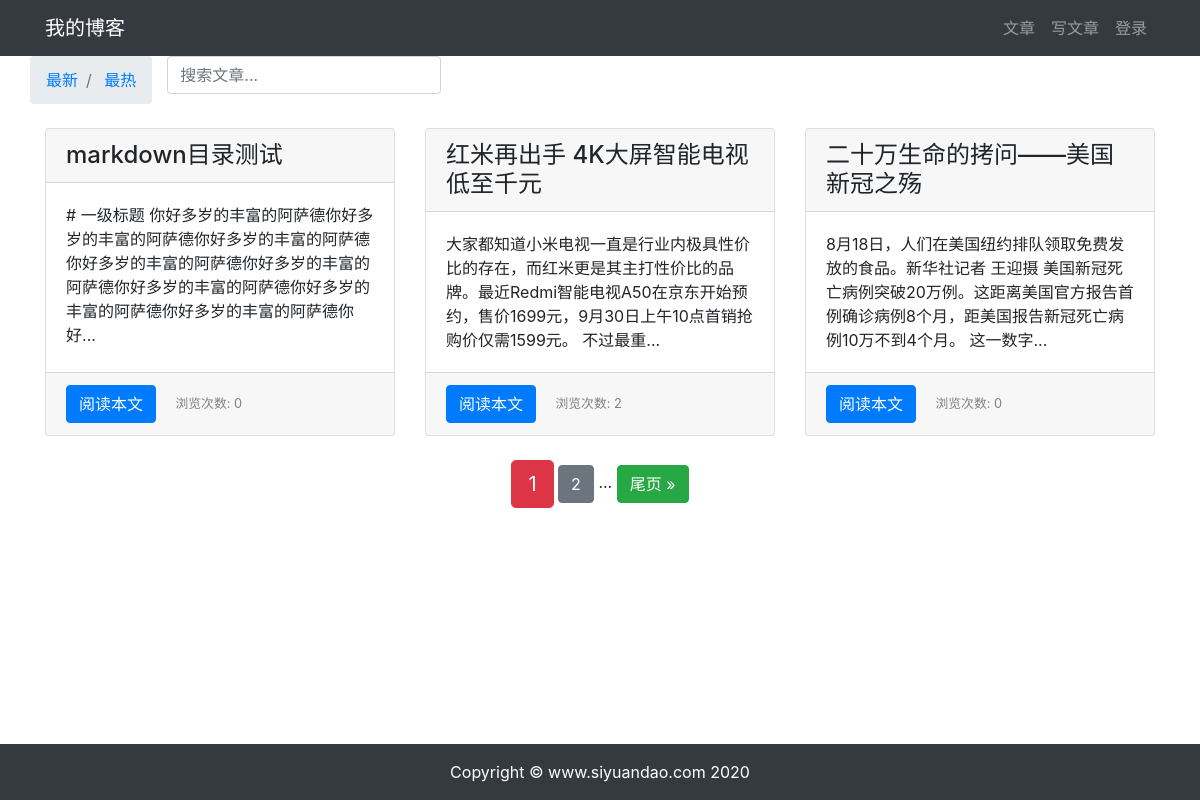
/article/article-list, run on an earlier commit of the app's database.
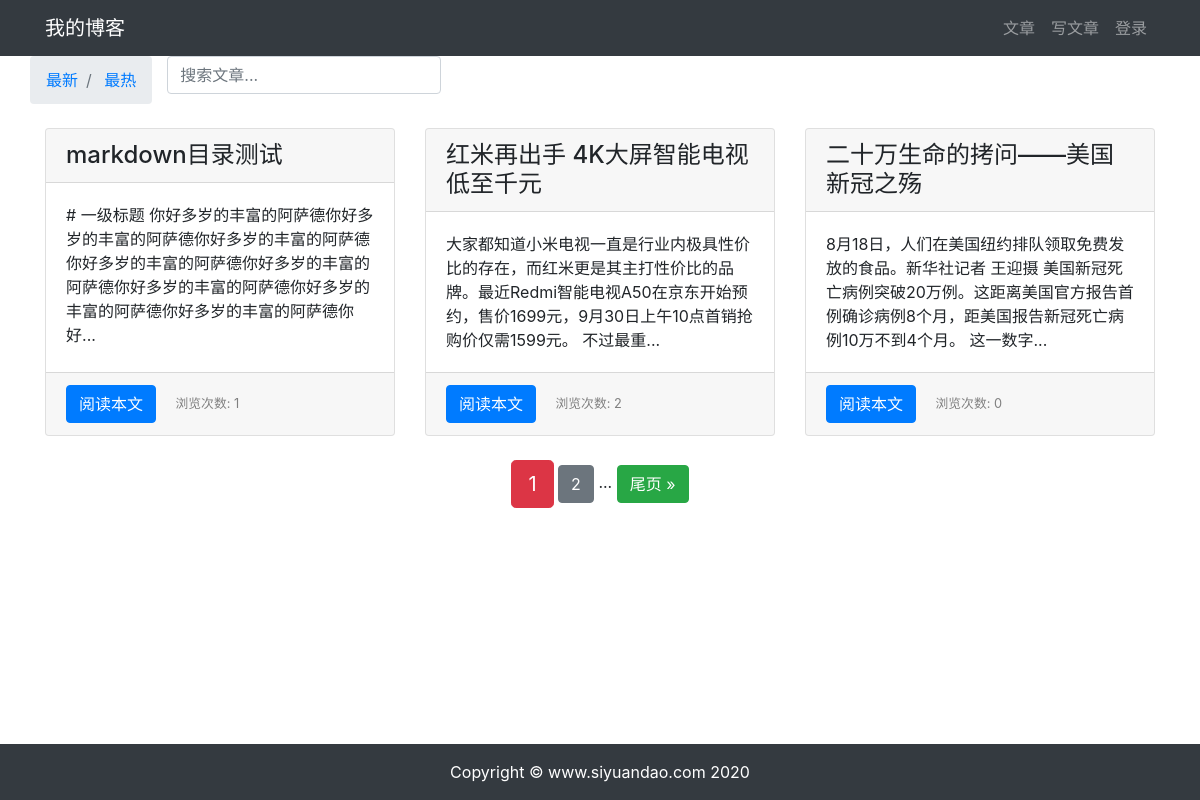
And on a later commit of the database.
### article/models.py (models this page shows, shortened)
class ArticlePost(models.Model):
    total_views = models.PositiveIntegerField(default=0)
    author = models.ForeignKey(User, on_delete=models.CASCADE)
    title = models.CharField(max_length=100)
    body = models.TextField()
    created = models.DateTimeField(default=timezone.now)
    updated = models.DateTimeField(auto_now=True)
    class Meta:
        ordering = ('-created',)

### article/views.py (the view)
# urls.py: path("article-list", views.article_list, name="article_list"),
def article_list(request):
    search = request.GET.get("search")
    order = request.GET.get("order")
    if search:
        if order == "total_views":
            article_all = ArticlePost.objects.filter(
                Q(title__icontains=search) |
                Q(body__icontains=search)
            ).order_by("-total_views")
        else:
            article_all = ArticlePost.objects.filter(
                Q(title__icontains=search) |
                Q(body__icontains=search)
            ).order_by("-total_views")
    else:
        search = ""
        if order == "total_views":
            article_all = ArticlePost.objects.all().order_by("-total_views")
        else:
            article_all = ArticlePost.objects.all()
    paginator = Paginator(article_all, 3)
    page = request.GET.get('page')
    articles_page = paginator.get_page(page)
    context = {'articles_page': articles_page, "order": order, "search": search}
    return render(request, 'article/list.html', context)

### templates/article/list.html (shortened to what this page needs)
{% extends "base.html" %}
{% load static %}
{% block content %}
<div class="container">
    <div class="row">
        <nav aria-label="breadcrumb">
            <ol class="breadcrumb">
                <li class="breadcrumb-item">
                    <a href="{% url 'article:article_list' %}?search={{ search }}">
                        最新
                    </a>
                </li>
                <li class="breadcrumb-item">
                    <a href="{% url 'article:article_list' %}?order=total_views&search={{ search }}">
                        最热
                    </a>
                </li>
            </ol>
        </nav>
        <div class="col-auto mr-auto">
            <form class="form-inline" >
                <input type="text"
                    class="form-control mb-2 mr-sm-2"
                    name="search"
                    placeholder="搜索文章..."
                    required
                >
            </form>
        </div>
    </div>
    <div class="row mt-2">
        {% for article in articles_page %}
        <div class="col-4 mb-4">
            <div class="card h-100">
                <h4 class="card-header">{{ article.title }}</h4>
                <div class="card-body">
                    <p class="card-text">{{ article.body|slice:'100' }}...</p>
                </div>
                <div class="card-footer">
                    <a href="{% url 'article:article_detail' article.id %}" class="btn btn-primary">阅读本文</a>
                    <span>
                        <small class="col align-self-end" style="color: gray;">
                            浏览次数: {{ article.total_views }}
                        </small>
                    </span>
                </div>
            </div>
        </div>
        {% endfor %}
    </div>
</div>
<div class="pagination row">
    <div class="m-auto">
        <span class="step-links">
            <span class="current btn btn-danger btn-lg">
                {{ articles_page.number }}
            </span>
            {% if articles_page.has_next %}
                <a href="?page={{ articles_page.next_page_number }}&order={{ order }}&search={{ search }}"
                   class="btn btn-secondary"
                >
                    {{ articles_page.next_page_number }}
                </a>
                <span>...</span>
                <a href="?page={{ articles_page.paginator.num_pages }}&order={{ order }}&search={{ search }}"
                   class="btn btn-success"
                >
                    尾页 &raquo;
                </a>
            {% endif %}
        </span>
    </div>
</div>
{% endblock content %}

What changed in the data, as far as the page shows it:
changed ArticlePost "markdown目录测试": total_views "0" → "1"
